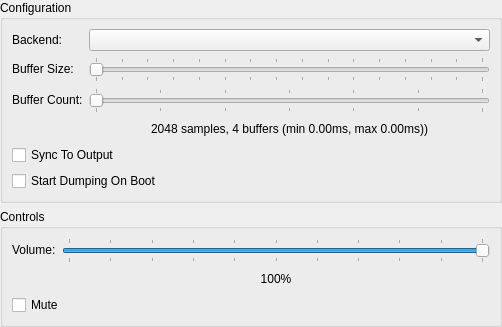
<?xml version="1.0" encoding="UTF-8"?>
<ui version="4.0">
 <class>AudioSettingsWidget</class>
 <widget class="QWidget" name="AudioSettingsWidget">
  <property name="geometry">
   <rect>
    <x>0</x>
    <y>0</y>
    <width>502</width>
    <height>308</height>
   </rect>
  </property>
  <property name="windowTitle">
   <string>Form</string>
  </property>
  <layout class="QVBoxLayout" name="verticalLayout">
   <property name="leftMargin">
    <number>0</number>
   </property>
   <property name="topMargin">
    <number>0</number>
   </property>
   <property name="rightMargin">
    <number>0</number>
   </property>
   <property name="bottomMargin">
    <number>0</number>
   </property>
   <item>
    <widget class="QGroupBox" name="groupBox">
     <property name="title">
      <string>Configuration</string>
     </property>
     <layout class="QFormLayout" name="formLayout">
      <item row="0" column="0">
       <widget class="QLabel" name="label">
        <property name="text">
         <string>Backend:</string>
        </property>
       </widget>
      </item>
      <item row="0" column="1">
       <widget class="QComboBox" name="audioBackend"/>
      </item>
      <item row="1" column="0">
       <widget class="QLabel" name="label_2">
        <property name="text">
         <string>Buffer Size:</string>
        </property>
       </widget>
      </item>
      <item row="1" column="1">
       <widget class="QSlider" name="bufferSize">
        <property name="minimum">
         <number>1024</number>
        </property>
        <property name="maximum">
         <number>16384</number>
        </property>
        <property name="singleStep">
         <number>128</number>
        </property>
        <property name="pageStep">
         <number>1024</number>
        </property>
        <property name="orientation">
         <enum>Qt::Horizontal</enum>
        </property>
        <property name="tickPosition">
         <enum>QSlider::TicksBothSides</enum>
        </property>
        <property name="tickInterval">
         <number>1024</number>
        </property>
       </widget>
      </item>
      <item row="3" column="0">
       <spacer name="horizontalSpacer">
        <property name="orientation">
         <enum>Qt::Horizontal</enum>
        </property>
        <property name="sizeHint" stdset="0">
         <size>
          <width>40</width>
          <height>20</height>
         </size>
        </property>
       </spacer>
      </item>
      <item row="3" column="1">
       <widget class="QLabel" name="bufferingLabel">
        <property name="text">
         <string>2048 samples, 4 buffers (min 0.00ms, max 0.00ms))</string>
        </property>
        <property name="alignment">
         <set>Qt::AlignCenter</set>
        </property>
       </widget>
      </item>
      <item row="4" column="0" colspan="2">
       <widget class="QCheckBox" name="syncToOutput">
        <property name="text">
         <string>Sync To Output</string>
        </property>
       </widget>
      </item>
      <item row="5" column="0" colspan="2">
       <widget class="QCheckBox" name="startDumpingOnBoot">
        <property name="text">
         <string>Start Dumping On Boot</string>
        </property>
       </widget>
      </item>
      <item row="2" column="0">
       <widget class="QLabel" name="label_4">
        <property name="text">
         <string>Buffer Count:</string>
        </property>
       </widget>
      </item>
      <item row="2" column="1">
       <widget class="QSlider" name="bufferCount">
        <property name="minimum">
         <number>2</number>
        </property>
        <property name="maximum">
         <number>8</number>
        </property>
        <property name="pageStep">
         <number>1</number>
        </property>
        <property name="orientation">
         <enum>Qt::Horizontal</enum>
        </property>
        <property name="tickPosition">
         <enum>QSlider::TicksBothSides</enum>
        </property>
        <property name="tickInterval">
         <number>1</number>
        </property>
       </widget>
      </item>
     </layout>
    </widget>
   </item>
   <item>
    <widget class="QGroupBox" name="groupBox_2">
     <property name="title">
      <string>Controls</string>
     </property>
     <layout class="QFormLayout" name="formLayout_2">
      <item row="0" column="0">
       <widget class="QLabel" name="label_3">
        <property name="text">
         <string>Volume:</string>
        </property>
       </widget>
      </item>
      <item row="0" column="1">
       <widget class="QSlider" name="volume">
        <property name="maximum">
         <number>100</number>
        </property>
        <property name="value">
         <number>100</number>
        </property>
        <property name="orientation">
         <enum>Qt::Horizontal</enum>
        </property>
        <property name="tickPosition">
         <enum>QSlider::TicksBothSides</enum>
        </property>
        <property name="tickInterval">
         <number>10</number>
        </property>
       </widget>
      </item>
      <item row="2" column="0" colspan="2">
       <widget class="QCheckBox" name="muted">
        <property name="text">
         <string>Mute</string>
        </property>
       </widget>
      </item>
      <item row="1" column="1">
       <widget class="QLabel" name="volumeLabel">
        <property name="text">
         <string>100%</string>
        </property>
        <property name="alignment">
         <set>Qt::AlignCenter</set>
        </property>
       </widget>
      </item>
      <item row="1" column="0">
       <spacer name="horizontalSpacer_2">
        <property name="orientation">
         <enum>Qt::Horizontal</enum>
        </property>
        <property name="sizeHint" stdset="0">
         <size>
          <width>40</width>
          <height>20</height>
         </size>
        </property>
       </spacer>
      </item>
     </layout>
    </widget>
   </item>
   <item>
    <spacer name="verticalSpacer">
     <property name="orientation">
      <enum>Qt::Vertical</enum>
     </property>
     <property name="sizeHint" stdset="0">
      <size>
       <width>20</width>
       <height>40</height>
      </size>
     </property>
    </spacer>
   </item>
  </layout>
 </widget>
 <resources>
  <include location="resources/icons.qrc"/>
 </resources>
 <connections/>
</ui>
